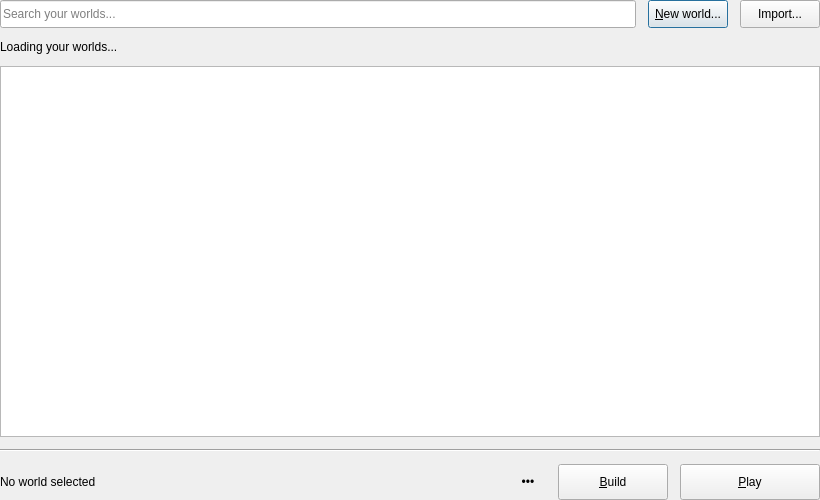
<?xml version="1.0" encoding="UTF-8"?>
<ui version="4.0">
 <class>WorldsDialog</class>
 <widget class="QDialog" name="WorldsDialog">
  <property name="geometry">
   <rect>
    <x>0</x>
    <y>0</y>
    <width>820</width>
    <height>500</height>
   </rect>
  </property>
  <property name="windowTitle">
   <string>Your worlds</string>
  </property>
  <layout class="QVBoxLayout" name="mainLayout">
   <property name="leftMargin">
    <number>0</number>
   </property>
   <property name="topMargin">
    <number>0</number>
   </property>
   <property name="rightMargin">
    <number>0</number>
   </property>
   <property name="bottomMargin">
    <number>0</number>
   </property>
   <item>
    <widget class="QStackedWidget" name="pages">
     <widget class="QWidget" name="worldsTab">
      <layout class="QVBoxLayout" name="worldsLayout">
       <property name="leftMargin">
        <number>0</number>
       </property>
       <property name="topMargin">
        <number>0</number>
       </property>
       <property name="rightMargin">
        <number>0</number>
       </property>
       <property name="bottomMargin">
        <number>0</number>
       </property>
       <property name="spacing">
        <number>12</number>
       </property>
       <item>
        <layout class="QHBoxLayout" name="worldToolbar">
         <item>
          <widget class="QLineEdit" name="worldSearchLineEdit">
           <property name="minimumSize">
            <size>
             <width>0</width>
             <height>28</height>
            </size>
           </property>
           <property name="placeholderText">
            <string>Search your worlds...</string>
           </property>
           <property name="accessibleName">
            <string>Search your worlds</string>
           </property>
           <property name="clearButtonEnabled">
            <bool>true</bool>
           </property>
          </widget>
         </item>
         <item>
          <widget class="QPushButton" name="newButton">
           <property name="minimumSize">
            <size>
             <width>0</width>
             <height>28</height>
            </size>
           </property>
           <property name="text">
            <string>&amp;New world...</string>
           </property>
          </widget>
         </item>
         <item>
          <widget class="QPushButton" name="importButton">
           <property name="minimumSize">
            <size>
             <width>0</width>
             <height>28</height>
            </size>
           </property>
           <property name="text">
            <string>Import...</string>
           </property>
          </widget>
         </item>
        </layout>
       </item>
       <item>
        <widget class="QLabel" name="worldStatusLabel">
         <property name="text">
          <string>Loading your worlds...</string>
         </property>
         <property name="wordWrap">
          <bool>true</bool>
         </property>
         <property name="textFormat">
          <enum>Qt::PlainText</enum>
         </property>
        </widget>
       </item>
       <item>
        <widget class="QListWidget" name="worldsList">
         <property name="accessibleName">
          <string>Your worlds</string>
         </property>
        </widget>
       </item>
       <item>
        <widget class="Line" name="worldActionsLine">
         <property name="orientation">
          <enum>Qt::Horizontal</enum>
         </property>
        </widget>
       </item>
       <item>
        <layout class="QHBoxLayout" name="worldActions">
         <item>
          <widget class="QLabel" name="selectedWorldLabel">
           <property name="text">
            <string>No world selected</string>
           </property>
           <property name="textFormat">
            <enum>Qt::PlainText</enum>
           </property>
          </widget>
         </item>
         <item>
          <spacer name="worldActionsSpacer">
           <property name="orientation">
            <enum>Qt::Horizontal</enum>
           </property>
           <property name="sizeHint">
            <size>
             <width>20</width>
             <height>20</height>
            </size>
           </property>
          </spacer>
         </item>
         <item>
          <widget class="QToolButton" name="moreWorldButton">
           <property name="minimumSize">
            <size>
             <width>36</width>
             <height>36</height>
            </size>
           </property>
           <property name="toolTip">
            <string>More</string>
           </property>
           <property name="text">
            <string>•••</string>
           </property>
           <property name="popupMode">
            <enum>QToolButton::InstantPopup</enum>
           </property>
           <property name="autoRaise">
            <bool>true</bool>
           </property>
          </widget>
         </item>
         <item>
          <widget class="QPushButton" name="buildButton">
           <property name="minimumSize">
            <size>
             <width>110</width>
             <height>36</height>
            </size>
           </property>
           <property name="text">
            <string>&amp;Build</string>
           </property>
          </widget>
         </item>
         <item>
          <widget class="QPushButton" name="playButton">
           <property name="primary" stdset="0">
            <bool>true</bool>
           </property>
           <property name="minimumSize">
            <size>
             <width>140</width>
             <height>36</height>
            </size>
           </property>
           <property name="text">
            <string>&amp;Play</string>
           </property>
          </widget>
         </item>
        </layout>
       </item>
      </layout>
     </widget>
     <widget class="QWidget" name="avatarsTab">
      <layout class="QVBoxLayout" name="avatarsLayout">
       <property name="leftMargin">
        <number>0</number>
       </property>
       <property name="topMargin">
        <number>0</number>
       </property>
       <property name="rightMargin">
        <number>0</number>
       </property>
       <property name="bottomMargin">
        <number>0</number>
       </property>
       <property name="spacing">
        <number>12</number>
       </property>
       <item>
        <layout class="QHBoxLayout" name="avatarToolbar">
         <item>
          <widget class="QPushButton" name="importAvatarButton">
           <property name="minimumSize">
            <size>
             <width>0</width>
             <height>28</height>
            </size>
           </property>
           <property name="text">
            <string>Import...</string>
           </property>
          </widget>
         </item>
         <item>
          <spacer name="avatarToolbarSpacer">
           <property name="orientation">
            <enum>Qt::Horizontal</enum>
           </property>
           <property name="sizeHint">
            <size>
             <width>20</width>
             <height>20</height>
            </size>
           </property>
          </spacer>
         </item>
        </layout>
       </item>
       <item>
        <widget class="QLabel" name="avatarStatusLabel">
         <property name="text">
          <string>Loading your avatars...</string>
         </property>
         <property name="wordWrap">
          <bool>true</bool>
         </property>
         <property name="textFormat">
          <enum>Qt::PlainText</enum>
         </property>
        </widget>
       </item>
       <item>
        <widget class="QListWidget" name="avatarsList">
         <property name="accessibleName">
          <string>Your avatars</string>
         </property>
        </widget>
       </item>
       <item>
        <widget class="Line" name="avatarActionsLine">
         <property name="orientation">
          <enum>Qt::Horizontal</enum>
         </property>
        </widget>
       </item>
       <item>
        <layout class="QHBoxLayout" name="avatarActions">
         <item>
          <widget class="QLabel" name="selectedAvatarLabel">
           <property name="text">
            <string>No avatar selected</string>
           </property>
           <property name="textFormat">
            <enum>Qt::PlainText</enum>
           </property>
          </widget>
         </item>
         <item>
          <spacer name="avatarActionSpacer">
           <property name="orientation">
            <enum>Qt::Horizontal</enum>
           </property>
           <property name="sizeHint">
            <size>
             <width>20</width>
             <height>20</height>
            </size>
           </property>
          </spacer>
         </item>
         <item>
          <widget class="QToolButton" name="moreAvatarButton">
           <property name="minimumSize">
            <size>
             <width>36</width>
             <height>36</height>
            </size>
           </property>
           <property name="toolTip">
            <string>More</string>
           </property>
           <property name="text">
            <string>•••</string>
           </property>
           <property name="popupMode">
            <enum>QToolButton::InstantPopup</enum>
           </property>
           <property name="autoRaise">
            <bool>true</bool>
           </property>
          </widget>
         </item>
         <item>
          <widget class="QPushButton" name="editAvatarButton">
           <property name="minimumSize">
            <size>
             <width>110</width>
             <height>36</height>
            </size>
           </property>
           <property name="text">
            <string>&amp;Edit</string>
           </property>
          </widget>
         </item>
         <item>
          <widget class="QPushButton" name="useAvatarButton">
           <property name="primary" stdset="0">
            <bool>true</bool>
           </property>
           <property name="minimumSize">
            <size>
             <width>140</width>
             <height>36</height>
            </size>
           </property>
           <property name="text">
            <string>&amp;Use</string>
           </property>
          </widget>
         </item>
        </layout>
       </item>
      </layout>
     </widget>
    </widget>
   </item>
  </layout>
 </widget>
 <resources />
 <connections />
</ui>
